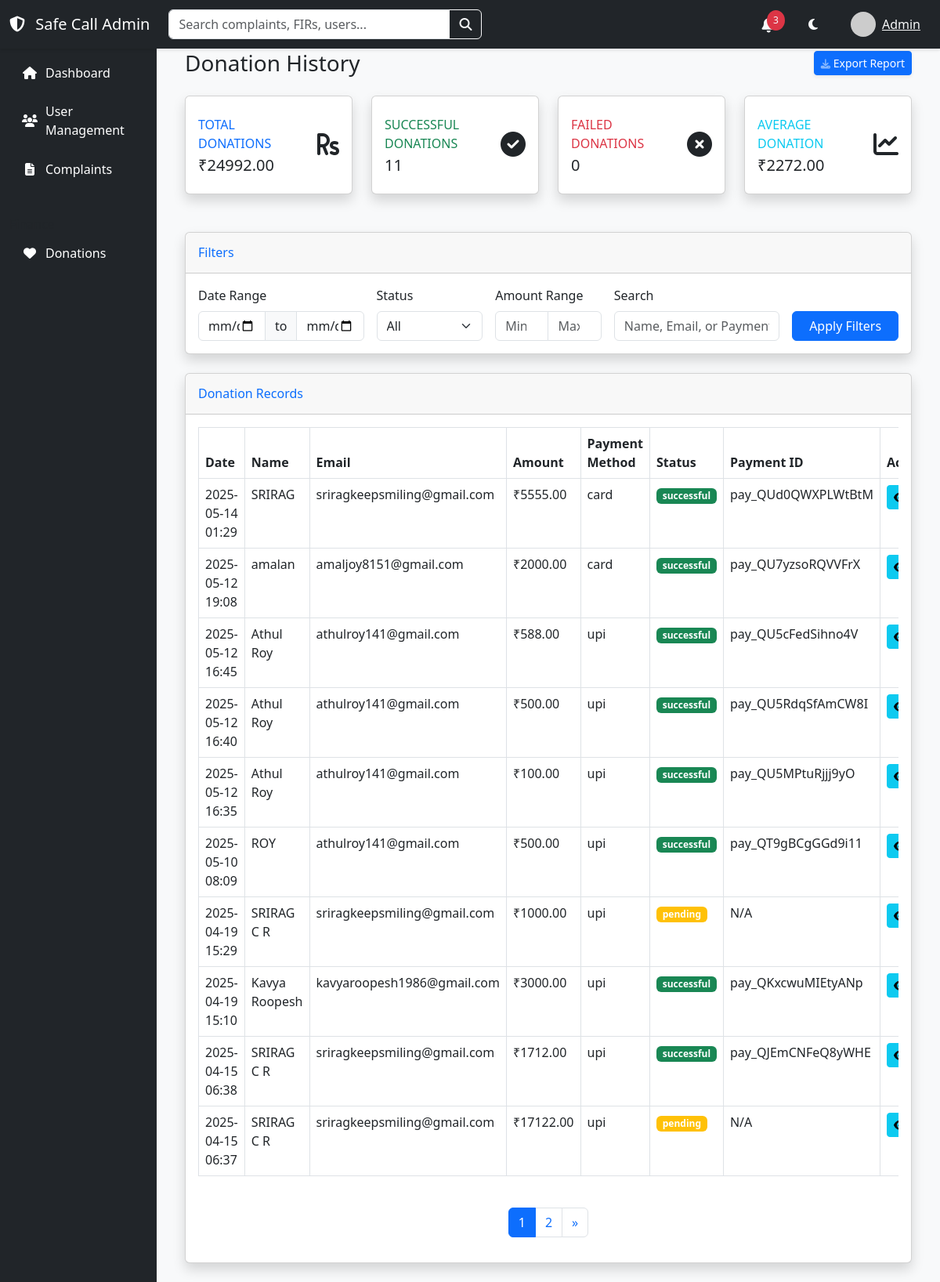
The app's page /custom-admin/donations/ (signed in) with its own data.
### core/models.py (models this page shows, shortened)
class Donation(models.Model):
    PAYMENT_STATUS_CHOICES = (
        ('pending', 'Pending'),
        ('successful', 'Successful'),
        ('failed', 'Failed')
    )
    user = models.ForeignKey(PublicUser, on_delete=models.SET_NULL, null=True, blank=True)
    donor_name = models.CharField(max_length=255, null=True, blank=True)
    donor_email = models.EmailField(null=True, blank=True)
    amount = models.DecimalField(max_digits=10, decimal_places=2)
    payment_id = models.CharField(max_length=100, null=True, blank=True)
    order_id = models.CharField(max_length=100)
    payment_status = models.CharField(max_length=20, choices=PAYMENT_STATUS_CHOICES, default='pending')
    payment_response = models.JSONField(null=True, blank=True)
    created_at = models.DateTimeField(auto_now_add=True)
    updated_at = models.DateTimeField(auto_now=True)
    class Meta:
        ordering = ['-created_at']

### custom_admin/views.py (the view)
# urls.py: path('donations/', views.DonationHistoryView.as_view(), name='donation_history'),
class DonationHistoryView(SuperUserRequiredMixin, TemplateView):
    template_name = 'admin/donation_history.html'
    def get_context_data(self, **kwargs):
        context = super().get_context_data(**kwargs)
        try:
            donations = Donation.objects.all()
            status_filter = self.request.GET.get('status')
            if status_filter:
                donations = donations.filter(payment_status=status_filter)
            start_date = self.request.GET.get('start_date')
            end_date = self.request.GET.get('end_date')
            min_amount = self.request.GET.get('min_amount')
            max_amount = self.request.GET.get('max_amount')
            search = self.request.GET.get('search')
            if start_date:
                donations = donations.filter(created_at__date__gte=start_date)
            if end_date:
                donations = donations.filter(created_at__date__lte=end_date)
            if min_amount:
                donations = donations.filter(amount__gte=min_amount)
            if max_amount:
                donations = donations.filter(amount__lte=max_amount)
            if search:
                donations = donations.filter(
                    Q(donor_name__icontains=search) |
                    Q(donor_email__icontains=search) |
                    Q(payment_id__icontains=search)
                )
            total_amount = donations.filter(payment_status='successful').aggregate(Sum('amount'))['amount__sum'] or 0
            successful_count = donations.filter(payment_status='successful').count()
            failed_count = donations.filter(payment_status='failed').count()
            total_count = donations.count()
            if successful_count > 0:
                average_amount = total_amount / successful_count
            else:
                average_amount = 0
            context.update({
                'total_amount': total_amount,
                'successful_count': successful_count,
                'failed_count': failed_count,
                'average_amount': average_amount,
                'total_count': total_count,
            })
            paginator = Paginator(donations.order_by('-created_at'), 10)
            page = self.request.GET.get('page', 1)
            donations_page = paginator.get_page(page)
            context['donations'] = donations_page
        except Exception as e:
            print(f"Error in donation history: {str(e)}")
            context.update({
                'total_amount': 0,
                'successful_count': 0,
                'failed_count': 0,
                'average_amount': 0,
                'total_count': 0,
                'donations': [],
            })
        return context

### custom_admin/views.py (called while the page is built)
    def test_func(self):
        return self.request.user.is_authenticated and self.request.user.is_superuser

### templates/admin/donation_history.html (shortened to what this page needs)
{% extends 'admin/base.html' %}
{% load static %}
{% block content %}
<div class="container-fluid">
    <div class="d-sm-flex align-items-center justify-content-between mb-4">
        <h1 class="h3 mb-0 text-gray-800">Donation History</h1>
        <a href="#" class="d-none d-sm-inline-block btn btn-sm btn-primary shadow-sm" onclick="exportToCSV()">
             Export Report
        </a>
    </div>
    <div class="row mb-4">
        <div class="col-xl-3 col-md-6 mb-4">
            <div class="card border-left-primary shadow h-100 py-2">
                <div class="card-body">
                    <div class="row no-gutters align-items-center">
                        <div class="col mr-2">
                            <div class="text-xs font-weight-bold text-primary text-uppercase mb-1">Total Donations</div>
                            <div class="h5 mb-0 font-weight-bold text-gray-800">₹{{ total_amount|floatformat:2 }}</div>
                        </div>
                        <div class="col-auto">
                            <i class="fas fa-rupee-sign fa-2x text-gray-300"></i>
                        </div>
                    </div>
                </div>
            </div>
        </div>
        <div class="col-xl-3 col-md-6 mb-4">
            <div class="card border-left-success shadow h-100 py-2">
                <div class="card-body">
                    <div class="row no-gutters align-items-center">
                        <div class="col mr-2">
                            <div class="text-xs font-weight-bold text-success text-uppercase mb-1">Successful Donations</div>
                            <div class="h5 mb-0 font-weight-bold text-gray-800">{{ successful_count }}</div>
                        </div>
                        <div class="col-auto">
                            <i class="fas fa-check-circle fa-2x text-gray-300"></i>
                        </div>
                    </div>
                </div>
            </div>
        </div>
        <div class="col-xl-3 col-md-6 mb-4">
            <div class="card border-left-danger shadow h-100 py-2">
                <div class="card-body">
                    <div class="row no-gutters align-items-center">
                        <div class="col mr-2">
                            <div class="text-xs font-weight-bold text-danger text-uppercase mb-1">Failed Donations</div>
                            <div class="h5 mb-0 font-weight-bold text-gray-800">{{ failed_count }}</div>
                        </div>
                        <div class="col-auto">
                            <i class="fas fa-times-circle fa-2x text-gray-300"></i>
                        </div>
                    </div>
                </div>
            </div>
        </div>
        <div class="col-xl-3 col-md-6 mb-4">
            <div class="card border-left-info shadow h-100 py-2">
                <div class="card-body">
                    <div class="row no-gutters align-items-center">
                        <div class="col mr-2">
                            <div class="text-xs font-weight-bold text-info text-uppercase mb-1">Average Donation</div>
                            <div class="h5 mb-0 font-weight-bold text-gray-800">₹{{ average_amount|floatformat:2 }}</div>
                        </div>
                        <div class="col-auto">
                            <i class="fas fa-chart-line fa-2x text-gray-300"></i>
                        </div>
                    </div>
                </div>
            </div>
        </div>
    </div>
    <div class="card shadow mb-4">
        <div class="card-header py-3">
            <h6 class="m-0 font-weight-bold text-primary">Filters</h6>
        </div>
        <div class="card-body">
            <form method="get" class="row g-3">
                <div class="col-md-3">
                    <label class="form-label">Date Range</label>
                    <div class="input-group">
                        <input type="date" class="form-control" name="start_date" value="{{ request.GET.start_date }}">
                        <span class="input-group-text">to</span>
                        <input type="date" class="form-control" name="end_date" value="{{ request.GET.end_date }}">
                    </div>
                </div>
                <div class="col-md-2">
                    <label class="form-label">Status</label>
                    <select class="form-select" name="status">
                        <option value="">All</option>
                    </select>
                </div>
                <div class="col-md-2">
                    <label class="form-label">Amount Range</label>
                    <div class="input-group">
                        <input type="number" class="form-control" name="min_amount" placeholder="Min" value="{{ request.GET.min_amount }}">
                        <input type="number" class="form-control" name="max_amount" placeholder="Max" value="{{ request.GET.max_amount }}">
                    </div>
                </div>
                <div class="col-md-3">
                    <label class="form-label">Search</label>
                    <input type="text" class="form-control" name="search" placeholder="Name, Email, or Payment ID" value="{{ request.GET.search }}">
                </div>
                <div class="col-md-2 d-flex align-items-end">
                    <button type="submit" class="btn btn-primary w-100">Apply Filters</button>
                </div>
            </form>
        </div>
    </div>
    <div class="card shadow mb-4">
        <div class="card-header py-3">
            <h6 class="m-0 font-weight-bold text-primary">Donation Records</h6>
        </div>
        <div class="card-body">
            <div class="table-responsive">
                <table class="table table-bordered" id="donationsTable" width="100%" cellspacing="0">
                    <thead>
                        <tr>
                            <th>Date</th>
                            <th>Name</th>
                            <th>Email</th>
                            <th>Amount</th>
                            <th>Payment Method</th>
                            <th>Status</th>
                            <th>Payment ID</th>
                            <th>Actions</th>
                        </tr>
                    </thead>
                    <tbody>
                        {% for donation in donations %}
                        <tr>
                            <td>{{ donation.created_at|date:"Y-m-d H:i" }}</td>
                            <td>{{ donation.donor_name|default:"Anonymous" }}</td>
                            <td>{{ donation.donor_email|default:"N/A" }}</td>
                            <td>₹{{ donation.amount }}</td>
                            <td>{{ donation.payment_response.payment_method|default:"N/A" }}</td>
                            <td>
                                <span class="badge {% if donation.payment_status == 'successful' %}bg-success{% elif donation.payment_status == 'failed' %}bg-danger{% else %}bg-warning{% endif %}">
                                    {{ donation.payment_status }}
                                </span>
                            </td>
                            <td>{{ donation.payment_id|default:"N/A" }}</td>
                            <td>
                                <button class="btn btn-sm btn-info" onclick="viewDetails('{{ donation.id }}')">
                                    <i class="fas fa-eye"></i>
                                </button>
                            </td>
                        </tr>
                        {% empty %}
                        <tr>
                            <td colspan="8" class="text-center">No donations found</td>
                        </tr>
                        {% endfor %}
                    </tbody>
                </table>
            </div>
            {% if donations.has_other_pages %}
            <nav aria-label="Page navigation" class="mt-4">
                <ul class="pagination justify-content-center">
                    {% for i in donations.paginator.page_range %}
                    <li class="page-item {% if donations.number == i %}active{% endif %}">
                        <a class="page-link" href="?page={{ i }}">{{ i }}</a>
                    </li>
                    {% endfor %}
                    {% if donations.has_next %}
                    <li class="page-item">
                        <a class="page-link" href="?page={{ donations.next_page_number }}" aria-label="Next">
                            <span aria-hidden="true">&raquo;</span>
                        </a>
                    </li>
                    {% endif %}
                </ul>
            </nav>
            {% endif %}
        </div>
    </div>
</div>
{% endblock %}

### templates/admin/base.html (style rules this page uses)
:root { --primary-bg: #f8f9fa; --sidebar-bg: #212529; --sidebar-hover: #343a40; }
body { background-color: var(--primary-bg); }

### records on screen
Donation: created_at "2025-05-14 01:29", donor_name "SRIRAG", donor_email "sriragkeepsmiling@gmail.com", amount "5555.00", payment_response.payment_method "card", payment_status "successful", payment_id "pay_QUd0QWXPLWtBtM"
Donation: created_at "2025-05-12 19:08", donor_name "amalan", donor_email "amaljoy8151@gmail.com", amount "2000.00", payment_response.payment_method "card", payment_status "successful", payment_id "pay_QU7yzsoRQVVFrX"
Donation: created_at "2025-05-12 16:45", donor_name "Athul Roy", donor_email "athulroy141@gmail.com", amount "588.00", payment_response.payment_method "upi", payment_status "successful", payment_id "pay_QU5cFedSihno4V"
Donation: created_at "2025-05-12 16:40", donor_name "Athul Roy", donor_email "athulroy141@gmail.com", amount "500.00", payment_response.payment_method "upi", payment_status "successful", payment_id "pay_QU5RdqSfAmCW8I"
Donation: created_at "2025-05-12 16:35", donor_name "Athul Roy", donor_email "athulroy141@gmail.com", amount "100.00", payment_response.payment_method "upi", payment_status "successful", payment_id "pay_QU5MPtuRjjj9yO"
Donation: created_at "2025-05-10 08:09", donor_name "ROY", donor_email "athulroy141@gmail.com", amount "500.00", payment_response.payment_method "upi", payment_status "successful", payment_id "pay_QT9gBCgGGd9i11"
Donation: created_at "2025-04-19 15:29", donor_name "SRIRAG C R", donor_email "sriragkeepsmiling@gmail.com", amount "1000.00", payment_response.payment_method "upi", payment_status "pending", payment_id "N/A"
Donation: created_at "2025-04-19 15:10", donor_name "Kavya Roopesh", donor_email "kavyaroopesh1986@gmail.com", amount "3000.00", payment_response.payment_method "upi", payment_status "successful", payment_id "pay_QKxcwuMIEtyANp"
Donation: created_at "2025-04-15 06:38", donor_name "SRIRAG C R", donor_email "sriragkeepsmiling@gmail.com", amount "1712.00", payment_response.payment_method "upi", payment_status "successful", payment_id "pay_QJEmCNFeQ8yWHE"
Donation: created_at "2025-04-15 06:37", donor_name "SRIRAG C R", donor_email "sriragkeepsmiling@gmail.com", amount "17122.00", payment_response.payment_method "upi", payment_status "pending", payment_id "N/A"

### other values on screen
{{ total_amount|floatformat:2 }} "24992.00"
{{ successful_count }} "11"
{{ failed_count }} "0"
{{ average_amount|floatformat:2 }} "2272.00"
{{ i }} "1" "2"
